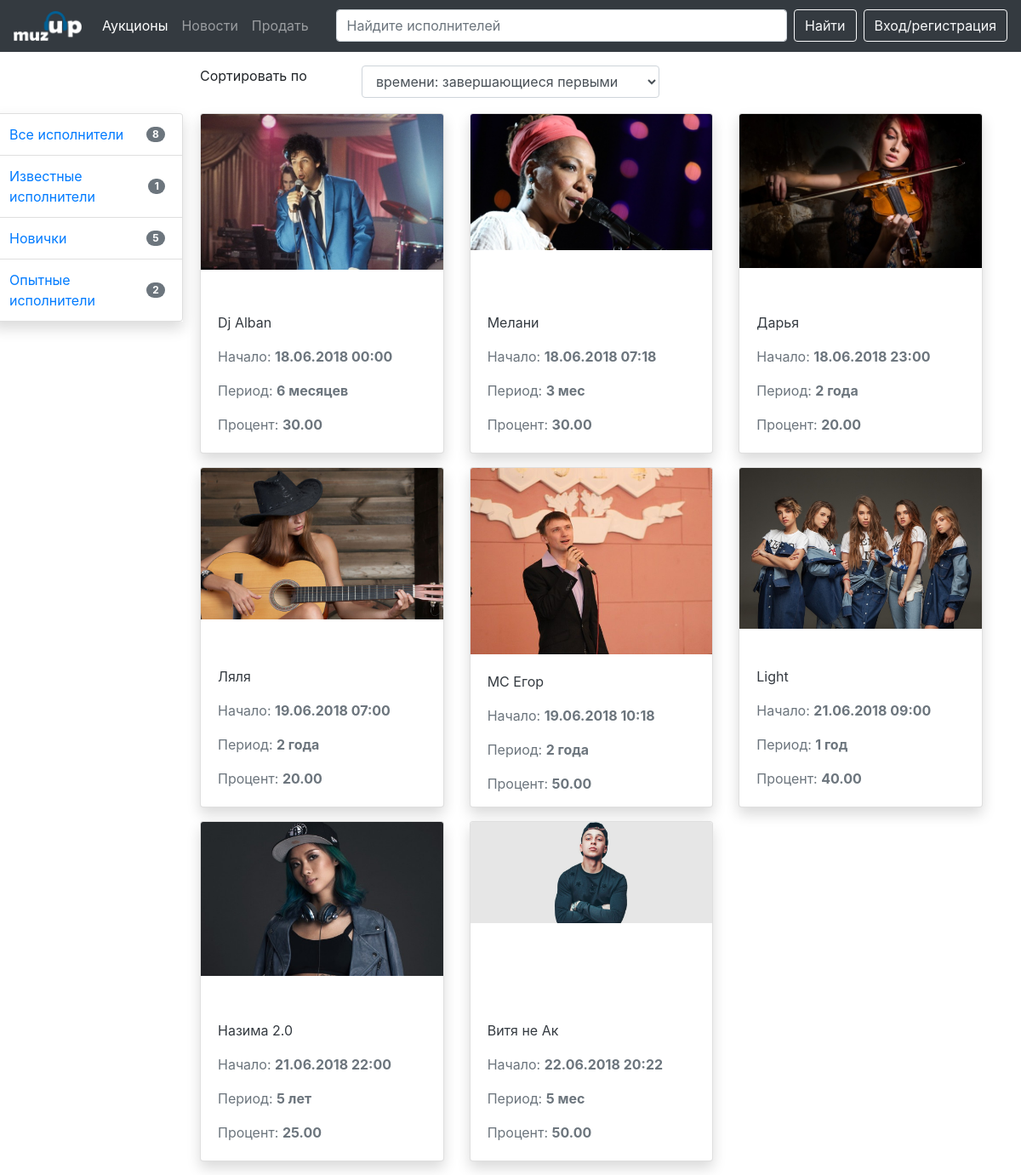
The page / on the database its author committed.
### tables this page shows
CREATE TABLE `auctions` (
  `id` int(11) NOT NULL,
  `id_goods` int(11) NOT NULL,
  `id_user` int(11) NOT NULL,
  `current_price` decimal(15,2) NOT NULL,
  `status` set('0','1') NOT NULL,
  `period` int(11) NOT NULL,
  `date_start` datetime NOT NULL,
  `commission` decimal(8,2) NOT NULL DEFAULT '1.00',
  `datetime_add` datetime NOT NULL DEFAULT CURRENT_TIMESTAMP
);

CREATE TABLE `goods` (
  `id` int(11) NOT NULL,
  `name` varchar(255) NOT NULL,
  `description` text NOT NULL,
  `img` varchar(255) NOT NULL,
  `category` varchar(64) NOT NULL,
  `datetime_add` datetime NOT NULL DEFAULT CURRENT_TIMESTAMP,
  `period` varchar(10) NOT NULL,
  `percent` decimal(4,2) NOT NULL
);

### index.php (the view, shortened to what this page needs)
<?php require_once 'libs/mysqli.php'; ?>
<!DOCTYPE html>
<html lang="ru">
<head>
	<link rel="stylesheet" href="css/bootstrap.css">
	<link rel="stylesheet" href="css/style.css">
</head>
<body>
	<?php require_once 'items/navbar.php' ?>
	<div class="container">
		<div class="row mb-3">
			<div class="col-2">
			</div>
			<div class="col-2">
				<p>Сортировать по</p>
			</div>
			<div class="col-4">
				<form>
					<select id="inputState" class="form-control">
						<option selected>времени: завершающиеся первыми</option>
				 </select>
				</form>
			</div>
		</div>
		<div class="row">
			<div class="col-2 category">
				<ul class="list-group shadow">
					<li class="list-group-item d-flex justify-content-between align-items-center">
						<a href="index.php">Все исполнители</a>
						<?php $count_auctions = $mysqli -> query("SELECT count(id) as all_auctions FROM `auctions` WHERE status = '0'") -> fetch_assoc();	?>
						<span class="badge badge-secondary badge-pill"><?=$count_auctions['all_auctions']; ?></span>
					</li>
					<?php  $result = $mysqli -> query("SELECT category, count(category) as count_category FROM `goods` INNER JOIN auctions ON goods.id = auctions.id_user GROUP BY category"); ?>
					<?php foreach ($result as $category): ?>
						<li class="list-group-item d-flex justify-content-between align-items-center">
					    <a href="index.php?category=<?=$category['category']; ?>"><?=$category['category']; ?></a>
					    <span class="badge badge-secondary badge-pill"><?=$category['count_category']; ?></span>
					  </li>
					<?php endforeach; ?>
				</ul>
			</div>
			<div class="col-10">
				<div class="row">
					<?php if (isset($_GET['category'])) {
						$category = $_GET['category'];
						$result = $mysqli->query("SELECT auctions.current_price, auctions.id, auctions.commission, auctions.status, auctions.date_start, goods.name, goods.img, goods.period, goods.percent FROM `auctions` INNER JOIN goods ON auctions.id_goods = goods.id WHERE auctions.status = '0' AND goods.category = '$category' ORDER BY auctions.date_start");
							}
						else {
							$result = $mysqli->query("SELECT auctions.current_price, auctions.id, auctions.commission, auctions.status, auctions.date_start, goods.name, goods.img, goods.period, goods.percent FROM `auctions` INNER JOIN goods ON auctions.id_goods = goods.id WHERE auctions.status = '0' ORDER BY auctions.date_start");
						}?>
					<?php foreach ($result as $auction): ?>
						<div class="col-4 mb-3">
							<a href="auction.php?id=<?=$auction['id'] ?>" class="goods">
								<div class="card shadow">
									<img class="card-img-top" src="img/<?=$auction['img'] ?>" alt="Card image cap">
									<div class="card-body">
										<p class="text-dark"><?=$auction['name'] ?></p>
										<p class="text-muted">Начало: <strong><?=date_format(date_create($auction['date_start']), "d.m.Y H:i") ?></strong></p>
										<p class="text-muted">Период: <strong><?=$auction['period'] ?></strong> </p>
										<p class="text-muted">Процент: <strong><?=$auction['percent'] ?></strong> </p>
									</div>
								</div>
							</a>
						</div>
					<?php endforeach; ?>
				</div>
			</div>
		</div>
	</div>
</body>
</html>

### items/navbar.php (shortened to what this page needs)
<div class="container-fluide mb-3">
  <nav class="navbar navbar-expand-lg navbar-dark bg-dark">
    <a class="navbar-brand" href="index.php"><img class="logo" src="img/logo.png" alt="logo"></a>
    <div class="collapse navbar-collapse" id="toogle">
      <ul class="navbar-nav mr-auto mt-2 mt-lg-0">
        <li class="nav-item active">
          <a class="nav-link" href="index.php">Аукционы</a>
        </li>
        <li class="nav-item">
          <a class="nav-link" href="#">Новости</a>
        </li>
        <li class="nav-item">
          <a class="nav-link" href="#">Продать</a>
        </li>
      </ul>
      <form class="form-inline my-2 my-lg-0 form_search mr-sm-2">
        <input class="form-control mr-sm-2 input_search" type="search" placeholder="Найдите исполнителей" aria-label="Search">
        <button class="btn btn-outline-light" type="submit">Найти</button>
      </form>
      <?php if (isset($_SESSION['user'])) {
        ?>
        <a class="btn btn-outline-light" href="exit.php">Выход (<?=$_SESSION['user']['login'] ?>)</a>
        <?php
      }
      else {
        ?>
        <a class="btn btn-outline-light" href="auto.php">Вход/регистрация</a>
        <?php
      } ?>
    </div>
  </nav>
</div>

### css/style.css (style rules this page uses)
.form_search { width: calc(100% - 460px); }
.input_search { flex-grow: 1; }
.category { padding: 0; }
.category .list-group { width: 225px; transform: translate(-40px); }
.goods .card { height: 400px; }
.goods img { max-height: 350px; }
.goods .card-body { display: flex; flex-direction: column; justify-content: flex-end; padding-bottom: 5px; }
.logo { width: 80px; }

### rows shown on the page
auctions: id_goods.img (picture), id_goods.name "Dj Alban", date_start "18.06.2018 00:00", id_goods.period "6 месяцев", id_goods.percent "30.00"
auctions: id_goods.img (picture), id_goods.name "Мелани", date_start "18.06.2018 07:18", id_goods.period "3 мес", id_goods.percent "30.00"
auctions: id_goods.img (picture), id_goods.name "Дарья", date_start "18.06.2018 23:00", id_goods.period "2 года", id_goods.percent "20.00"
auctions: id_goods.img (picture), id_goods.name "Ляля", date_start "19.06.2018 07:00", id_goods.period "2 года", id_goods.percent "20.00"
auctions: id_goods.img (picture), id_goods.name "МС Егор", date_start "19.06.2018 10:18", id_goods.period "2 года", id_goods.percent "50.00"
auctions: id_goods.img (picture), id_goods.name "Light", date_start "21.06.2018 09:00", id_goods.period "1 год", id_goods.percent "40.00"
auctions: id_goods.img (picture), id_goods.name "Назима 2.0", date_start "21.06.2018 22:00", id_goods.period "5 лет", id_goods.percent "25.00"
auctions: id_goods.img (picture), id_goods.name "Витя не Ак", date_start "22.06.2018 20:22", id_goods.period "5 мес", id_goods.percent "50.00"

### other values the page prints
$count_auctions['all_auctions'] "8"
$category['category'] "Известные исполнители"
$category['count_category'] "1"
$category['category'] "Новички"
$category['count_category'] "5"
$category['category'] "Опытные исполнители"
$category['count_category'] "2"
